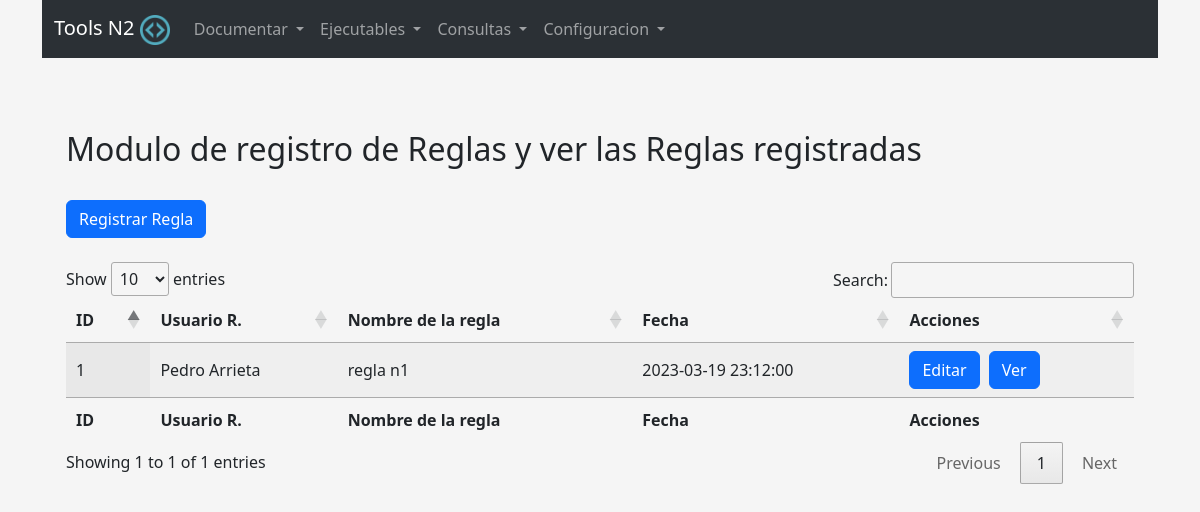
Page /paginas/reglas.php (signed in) on the committed database.
### tables this page shows
CREATE TABLE `reglas` (
  `id` int(11) NOT NULL,
  `nombre` varchar(255) NOT NULL,
  `descripcion` text NOT NULL,
  `id_user` int(11) NOT NULL,
  `fecha` datetime NOT NULL DEFAULT current_timestamp()
);

CREATE TABLE `users` (
  `id` int(11) NOT NULL,
  `username` varchar(30) NOT NULL,
  `nombre` varchar(50) NOT NULL,
  `apellido` varchar(50) NOT NULL,
  `pass` varchar(250) NOT NULL,
  `tipo_user` int(1) NOT NULL,
  `fecha_reg` datetime NOT NULL DEFAULT current_timestamp(),
  `stat` int(1) NOT NULL,
  `email` varchar(80) NOT NULL
);

### controlador/ControrReglas.php (called while the page is built, shortened)
<?php
include ('../metodos/Reglas.php');
class ReglasControlador
{
    public function verReglas(){
        $database = new Database();
        $conn = $database->connect();
        $registros =[];
        $select_casos = "SELECT
                            r.id,
                            r.fecha,
                            r.nombre as nombre_regla,
                            r.descripcion,
                            u.nombre,
                            u.apellido
                         FROM reglas r inner join users u on r.id_user = u.id";
        $stmt = $conn->prepare($select_casos);
        $stmt->execute();
        while($row = $stmt->fetch(PDO::FETCH_ASSOC)) {
            $registros[] = $row;
        }
        return $registros;
    }
}

### paginas/reglas.php (the view, shortened to what this page needs)
<?php include '../controlador/ControrReglas.php'; ?>
<?php include 'reusables/cabezera.php'; ?>
<div class="container-sm">
<?php include('reusables/menu.php'); ?>
    <div class="container">
        <div class="container mt-5">
            <br>
            <h2>Modulo de registro de Reglas y ver las Reglas registradas</h2>
            <br>
            <button class="btn btn-primary" type="button" data-bs-toggle="modal" data-bs-target="#registrarCaso">Registrar Regla</button>
            <br>
            <br>
            <table id="supertabla" class="display" style="width:100%">
                <thead>
                    <tr>
                        <th>ID</th>
                        <th>Usuario R.</th>
                        <th>Nombre de la regla</th>
                        <th>Fecha</th>
                        <th>Acciones</th>
                    </tr>
                </thead>
                <tbody>
                    <?php $ver_reglas = new ReglasControlador();
                          $ver_reglas->verReglas();
                          foreach ($ver_reglas->verReglas() as $key => $value) {
                          ?>
                    <tr>
                        <td><?php echo $value['id']; ?></td>
                        <td><?php echo $value['nombre'].' '.$value['apellido']; ?></td>
                        <td><?php echo $value['nombre_regla']; ?></td>
                        <td><?php echo $value['fecha']; ?></td>
                        <td><button class="btn btn-primary" style="margin-right:5px;">Editar</button> <button class="btn btn-primary">Ver</button></td>
                    </tr>
                    <?php } ?>
                </tbody>
                <tfoot>
                    <tr>
                        <th>ID</th>
                        <th>Usuario R.</th>
                        <th>Nombre de la regla</th>
                        <th>Fecha</th>
                        <th>Acciones</th>
                    </tr>
                </tfoot>
            </table>
        </div>
    </div>
</div>
<?php include 'reusables/pie.php'; ?>

### paginas/reusables/cabezera.php (style rules this page uses)
body { background-color: #f5f5f5; }

### rows in the picture
reglas: id "1", id_user.nombre "Pedro", id_user.apellido "Arrieta", nombre "regla n1", fecha "2023-03-19 23:12:00"
